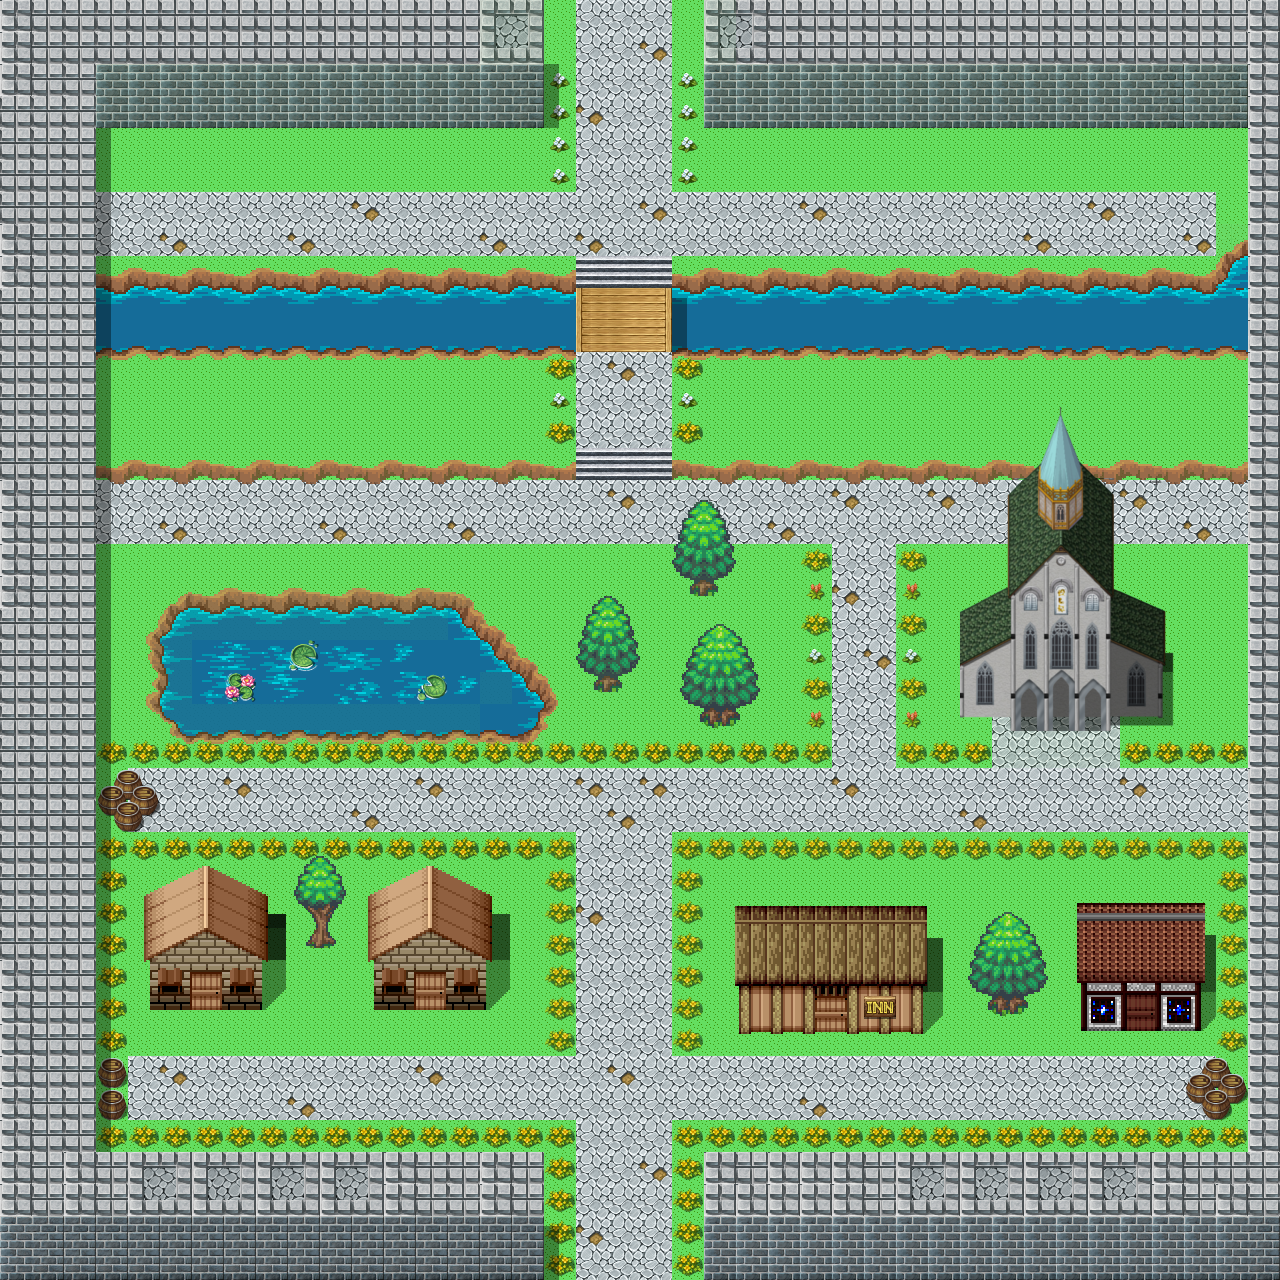

This game map was drawn from its Tiled (.tmx) file and the tilesets committed beside it. A one-line description and the trimmed map source follow:
An orthogonal 40x40 tile map with 32x32 px tiles, 10 tile layers (Tile Layer 1, Tile Layer 2, Tile Layer 3, Tile Layer 4, ...), 9 tilesets and 91 objects (6x person, 3x portalO, startpoint, portalIn).

<map version="1.0" orientation="orthogonal" renderorder="right-down" width="40" height="40" tilewidth="32" tileheight="32" nextobjectid="212">
 <tileset firstgid="1" name="DragonQuestRetro" tilewidth="32" tileheight="32" tilecount="120" columns="15">
  <image source="../Resources/DragonQuestRetro.png" width="480" height="256" />
 </tileset>
 <tileset firstgid="121" name="Exteriors" tilewidth="32" tileheight="32" tilecount="256" columns="16">
  <image source="../Resources/Exteriors.png" width="512" height="512" />
 </tileset>
 <tileset firstgid="377" name="rpg_maker_telles0808" tilewidth="32" tileheight="32" tilecount="2016" columns="32">
  <image source="../Resources/rpg_maker_telles0808.png" width="1024" height="2016" />
 </tileset>
 <tileset firstgid="2393" name="houses1" tilewidth="32" tileheight="32" tilecount="208" columns="13">
  <image source="../Resources/houses1.png" width="447" height="539" />
  <terraintypes>
   <terrain name="New Terrain" tile="46" />
  </terraintypes>
 </tileset>
 <tileset firstgid="2601" name="Tree" tilewidth="32" tileheight="32" tilecount="120" columns="10">
  <image source="../Resources/Tree.png" width="320" height="384" />
 </tileset>
 <tileset firstgid="2721" name="water" tilewidth="32" tileheight="32" tilecount="144" columns="12">
  <image source="../Resources/water.png" width="384" height="384" />
 </tileset>
 <tileset firstgid="2865" source="../Resources/water.tsx" />
 <tileset firstgid="3009" name="overhang1" tilewidth="32" tileheight="32" tilecount="144" columns="12">
  <image source="../Resources/overhang1.png" width="384" height="384" />
 </tileset>
 <tileset firstgid="3153" name="chapel2" tilewidth="32" tileheight="32" tilecount="256" columns="16">
  <image source="../Resources/chapel2.png" width="512" height="512" />
 </tileset>
 <layer name="Tile Layer 1" width="40" height="40">
  <data>[1600 cells, 1600 non-empty, 4 distinct tile ids]</data>
 </layer>
 <layer name="Tile Layer 2" width="40" height="40" opacity="0.93">
  <data>[1600 cells, 315 non-empty, 55 distinct tile ids]</data>
 </layer>
 <layer name="Tile Layer 3" width="40" height="40">
  <data>[1600 cells, 827 non-empty, 156 distinct tile ids]</data>
 </layer>
 <layer name="Tile Layer 4" width="40" height="40">
  <data>[1600 cells, 147 non-empty, 21 distinct tile ids]</data>
 </layer>
 <layer name="Tile Layer 5" width="40" height="40">
  <data>[1600 cells, 70 non-empty, 70 distinct tile ids]</data>
 </layer>
 <layer name="Tile Layer 6" width="40" height="40">
  <data>[1600 cells, 15 non-empty, 15 distinct tile ids]</data>
 </layer>
 <layer name="Tile Layer 7" width="40" height="40">
  <data>[1600 cells, 8 non-empty, 8 distinct tile ids]</data>
 </layer>
 <layer name="Tile Layer 8" width="40" height="40">
  <data>[1600 cells, 283 non-empty, 75 distinct tile ids]</data>
 </layer>
 <layer name="Tile Layer 9" width="40" height="40">
  <data>[1600 cells, 232 non-empty, 128 distinct tile ids]</data>
 </layer>
 <objectgroup name="Walls/portals" offsetx="0" offsety="0.333333">
  <object id="20" x="700" y="1184.85" width="575.758" height="90.9091" />
  <object id="21" x="3.0303" y="1175.76" width="542.424" height="100" />
  <object id="24" x="733.333" y="932" width="193.333" height="108" />
  <object id="25" x="1076" y="937.333" width="128" height="100" />
  <object id="27" x="366.667" y="908" width="124" height="109.333" />
  <object id="28" x="144" y="909.333" width="124" height="106.667" />
  <object id="30" x="986.667" y="983.333" width="39.3333" height="38" />
  <object id="31" x="970.667" y="970" width="75.3333" height="22" />
  <object id="32" x="-9.09091" y="-15.1515" width="106.061" height="1336.36" />
  <object id="36" x="308" y="920" width="26" height="32" />
  <object id="37" x="308" y="914" width="28" height="10" />
  <object id="38" x="1248" y="-4" width="12" height="1292" />
  <object id="39" x="1262" y="-8" width="18" height="1284" />
  <object id="59" name="portalO" type="portalO" x="289.5" y="651" width="82" height="35" />
  <object id="62" x="458" y="597" width="15" height="47" />
  <object id="63" x="475" y="615" width="11" height="44" />
  <object id="64" x="489" y="625" width="9" height="50" />
  <object id="65" x="501" y="632" width="9" height="59" />
  <object id="66" x="514" y="650" width="8" height="41" />
  <object id="67" x="525" y="662" width="10" height="51" />
  <object id="70" x="535" y="674" width="10" height="47" />
  <object id="72" x="546" y="686" width="10" height="27" />
  <object id="73" x="522" y="711" width="17" height="22" />
  <object id="74" x="174" y="707" width="361" height="40" />
  <object id="76" x="163" y="701" width="20" height="29" />
  <object id="77" x="160" y="697" width="17" height="28" />
  <object id="78" x="153" y="693" width="16" height="25" />
  <object id="80" x="150" y="630" width="22" height="88" />
  <object id="81" x="157" y="611" width="20" height="38" />
  <object id="82" x="151" y="624" width="16" height="16" />
  <object id="83" x="168" y="602" width="20" height="24" />
  <object id="85" x="178" y="596" width="288" height="23" />
  <object id="97" x="683.333" y="566" width="37.3333" height="16.6667" />
  <object id="99" x="691.333" y="583.333" width="25.3333" height="18" />
  <object id="100" x="593.333" y="674" width="28.6667" height="21.3333" />
  <object id="102" x="590" y="662" width="32.6667" height="13.3333" />
  <object id="104" x="702" y="705.333" width="36.6667" height="23.3333" />
  <object id="105" x="699.333" y="705.333" width="4.66667" height="20" />
  <object id="106" x="697.333" y="694.667" width="44" height="14" />
  <object id="107" x="711.333" y="693.333" width="39.3333" height="14.6667" />
  <object id="108" x="689.333" y="692.667" width="29.3333" height="14.6667" />
  <object id="109" x="582.667" y="660.667" width="46.6667" height="14" />
  <object id="110" x="675.333" y="562.667" width="53.3333" height="18" />
  <object id="120" name="startpoint" type="startpoint" x="620" y="1206.67" width="22.6667" height="22.6667" />
  <object id="127" x="102.667" y="789.333" width="57.3333" height="41.3333" />
  <object id="128" x="114.667" y="784" width="25.3333" height="17.3333" />
  <object id="129" x="100" y="1057.33" width="25.3333" height="61.3333" />
  <object id="130" x="1188" y="1078.67" width="57.3333" height="38.6667" />
  <object id="131" x="1204" y="1070.67" width="25.3333" height="14.6667" />
  <object id="136" x="700" y="-6" width="572" height="126" />
  <object id="137" x="6" y="6" width="536" height="122" />
  <object id="138" x="4" y="-2" width="534" height="16" />
  <object id="139" name="portalO" type="portalO" x="544" y="-4" width="160" height="18" />
  <object id="140" x="100" y="281.333" width="473.333" height="73.3333" />
  <object id="141" x="673.333" y="277.333" width="569.333" height="80" />
  <object id="142" x="1222.67" y="242.667" width="24" height="54.6667" />
  <object id="144" x="113.333" y="272" width="462.667" height="22.6667" />
  <object id="148" x="676" y="272" width="548" height="21.3333" />
  <object id="151" x="97.3333" y="467.333" width="276.667" height="12.6667" />
  <object id="152" x="376" y="468" width="200.667" height="11.3333" />
  <object id="153" x="673.333" y="466.667" width="236.667" height="12.6667" />
  <object id="154" x="911.333" y="465.333" width="336" height="15.3333" />
  </objectgroup>
 <layer name="Tile Layer 10" width="40" height="40" opacity="0.48">
  <data>[1600 cells, 0 non-empty, 0 distinct tile ids]</data>
 </layer>
</map>
<!-- 29 of 91 objects omitted -->
